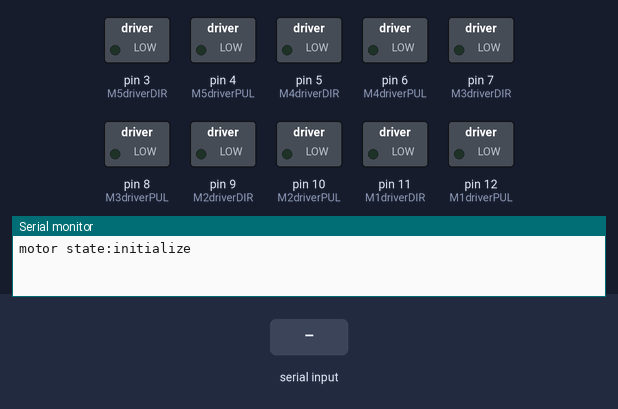
This sketch was run on a simulated Arduino Uno, built with avr-gcc and run on an emulated ATmega328P. Shown: switched loads named in the sketch (green lamp = pin HIGH), the last lines printed to the serial monitor. The test bench sets the inputs (shaded band).

Above: at 1.4 s.
1.5 s: "A" received over Serial
At 2.7 s:
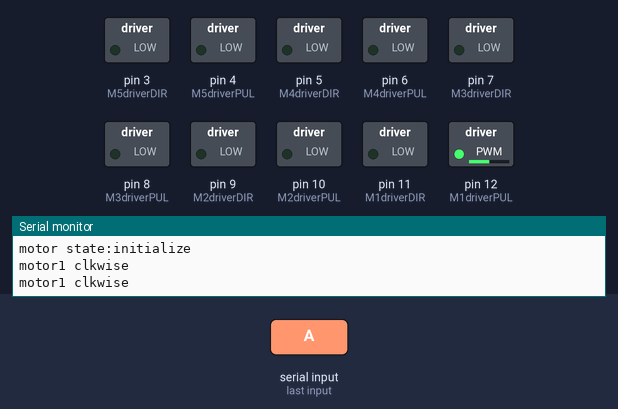
3.0 s: "B" received over Serial
At 4.3 s:
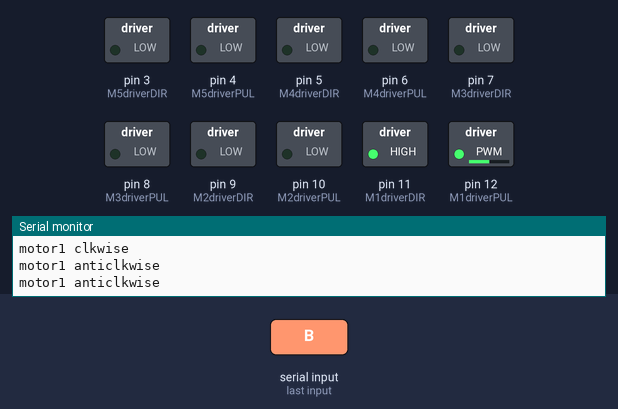
4.6 s: byte 75 ('K') received over Serial
At 5.5 s:
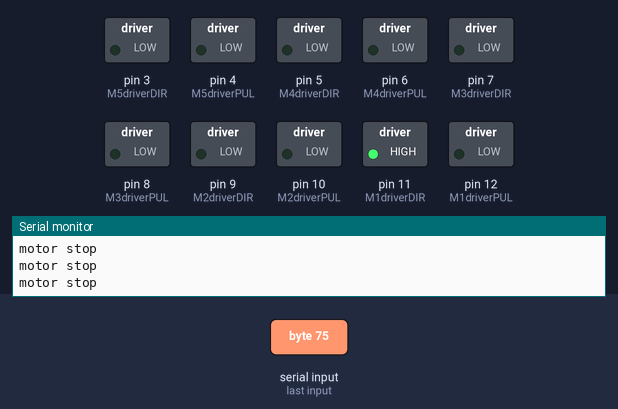
6.2 s: "C" received over Serial
At 7.3 s:
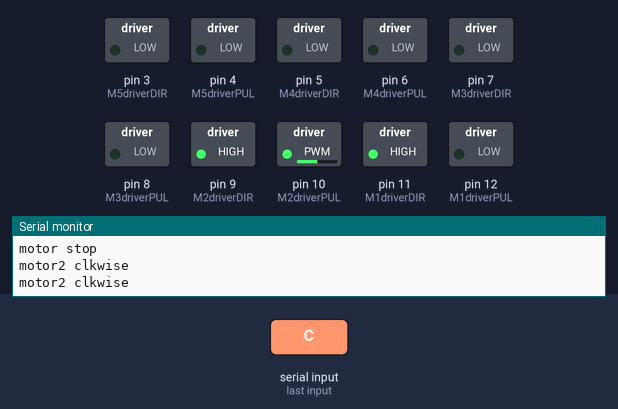
7.7 s: "D" received over Serial
At 8.9 s:
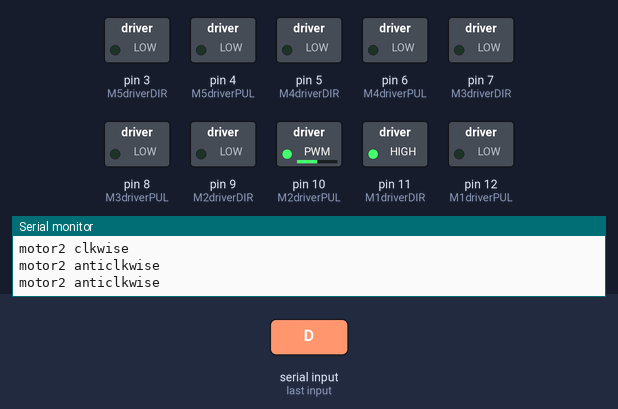
9.3 s: "E" received over Serial
At 10.0 s:
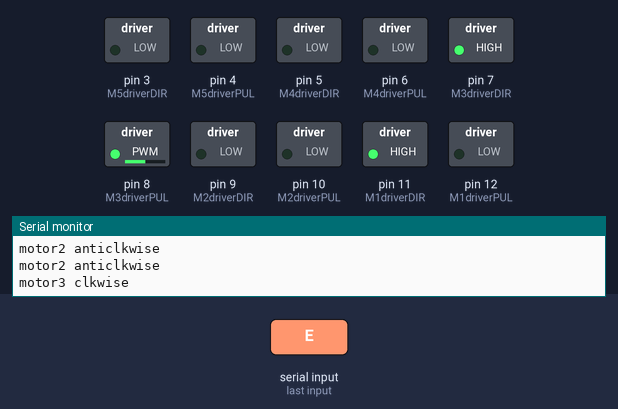
Timing chart, 0 to 12.0 s (numbered marks = the images above; inputs shaded):
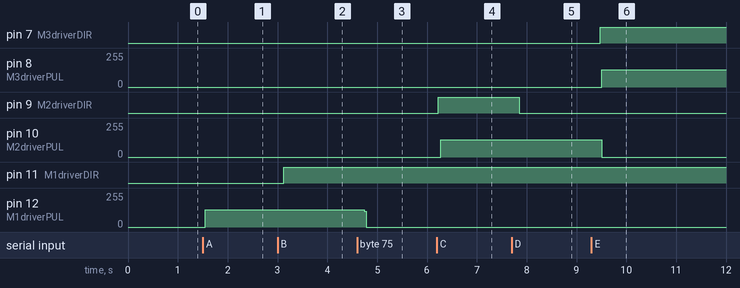

The sketch:

uno_rasp_pi.ino
```cpp
int M1driverPUL = 12;    // motor1 Pulse pin
int M1driverDIR = 11;    // motor1 Direection pin


int M2driverPUL = 10;    // motor2 Pulse pin
int M2driverDIR = 9;    // motor2 Direection pin

int M3driverPUL = 8;    // motor2 Pulse pin
int M3driverDIR = 7;    // motor2 Direection pin

int M4driverPUL = 6;    // motor2 Pulse pin
int M4driverDIR = 5;    // motor2 Direection pin

int M5driverPUL = 4;    // motor2 Pulse pin
int M5driverDIR = 3;    // motor2 Direection pin

char c;
int i,j,k,l;
int full_cycle=400;
int half_cycle=200;
int stepsPerTurn = 200;
int RPM = 160;
float stepsPerSecond = (stepsPerTurn*RPM)/60;
float waitInMilliseconds = (1/stepsPerSecond)*1000;

void setup() {
//  pinMode(LED_BUILTIN, OUTPUT);
  Serial.begin(9600);
  pinMode (M1driverPUL, OUTPUT);
  pinMode (M1driverDIR, OUTPUT);
  pinMode (M2driverPUL, OUTPUT);
  pinMode (M2driverDIR, OUTPUT);
  pinMode (M3driverPUL, OUTPUT);
  pinMode (M3driverDIR, OUTPUT);
  pinMode (M4driverPUL, OUTPUT);
  pinMode (M4driverDIR, OUTPUT);
  pinMode (M5driverPUL, OUTPUT);
  pinMode (M5driverDIR, OUTPUT);
  Serial.println("motor state:initialize");
  delay(200);

}

void loop() {
   while (Serial.available() > 0)
  c = Serial.read();
  {
    if (c=='A')
      {
      Serial.println("motor1 clkwise");
      digitalWrite(M1driverDIR,LOW);
      for(i=0;i<full_cycle;i++)
        {
        digitalWrite(M1driverPUL,HIGH);
        delay(waitInMilliseconds);
        digitalWrite(M1driverPUL,LOW);
        delay(waitInMilliseconds);
        }
      }
        else if (c=='B')
          {
          Serial.println("motor1 anticlkwise");
          digitalWrite(M1driverDIR,HIGH);
          for(j=0;j<full_cycle;j++)
              {
              digitalWrite(M1driverPUL,HIGH);
              delay(waitInMilliseconds);
              digitalWrite(M1driverPUL,LOW);
              delay(waitInMilliseconds);
              }
           }
            else if (c=='C')
                {
                  Serial.println("motor2 clkwise");
                  digitalWrite(M2driverDIR,HIGH);
                  for(k=0;k<full_cycle;k++)
                      {
                      digitalWrite(M2driverPUL,HIGH);
                      delay(waitInMilliseconds);
                      digitalWrite(M2driverPUL,LOW);
                      delay(waitInMilliseconds);
                      }
                 }
                  else if (c=='D')
                    {
                      Serial.println("motor2 anticlkwise");
                      digitalWrite(M2driverDIR,LOW);
                      for(l=0;l<full_cycle;l++)
                        {
                        digitalWrite(M2driverPUL,HIGH);
                        delay(waitInMilliseconds);
                        digitalWrite(M2driverPUL,LOW);
                        delay(waitInMilliseconds);
                        }
                    }

                      else if (c=='E')
                        {
                          Serial.println("motor3 clkwise");
                          digitalWrite(M3driverDIR,HIGH);
                          for(k=0;k<full_cycle;k++)
                            {
                            digitalWrite(M3driverPUL,HIGH);
                            delay(waitInMilliseconds);
                            digitalWrite(M3driverPUL,LOW);
                            delay(waitInMilliseconds);
                            }
                        }
                          else if (c=='F')
                            {
                              Serial.println("motor3 anticlkwise");
                              digitalWrite(M3driverDIR,LOW);
                              for(l=0;l<full_cycle;l++)
                                {
                                digitalWrite(M3driverPUL,HIGH);
                                delay(waitInMilliseconds);
                                digitalWrite(M3driverPUL,LOW);
                                delay(waitInMilliseconds);
                                }
                            }

                              else if (c=='G')
                                {
                                  Serial.println("motor4 clkwise");
                                  digitalWrite(M4driverDIR,HIGH);
                                  for(k=0;k<full_cycle;k++)
                                    {
                                    digitalWrite(M4driverPUL,HIGH);
                                    delay(waitInMilliseconds);
                                    digitalWrite(M4driverPUL,LOW);
                                    delay(waitInMilliseconds);
                                    }
                                }
                                  else if (c=='H')
                                    {
                                      Serial.println("motor4 anticlkwise");
                                      digitalWrite(M4driverDIR,LOW);
                                      for(l=0;l<full_cycle;l++)
                                        {
                                        digitalWrite(M4driverPUL,HIGH);
                                        delay(waitInMilliseconds);
                                        digitalWrite(M4driverPUL,LOW);
                                        delay(waitInMilliseconds);
                                        }
                                      }

                                       else if (c=='I')
                                          {
                                            Serial.println("motor5 clkwise");
                                            digitalWrite(M5driverDIR,HIGH);
                                            for(k=0;k<full_cycle;k++)
                                              {
                                              digitalWrite(M5driverPUL,HIGH);
                                              delay(waitInMilliseconds);
                                              digitalWrite(M5driverPUL,LOW);
                                              delay(waitInMilliseconds);
                                              }
                                           }
                                              else if (c=='J')
                                                {
                                                  Serial.println("motor5 anticlkwise");
                                                  digitalWrite(M5driverDIR,LOW);
                                                  for(l=0;l<full_cycle;l++)
                                                    {
                                                    digitalWrite(M5driverPUL,HIGH);
                                                    delay(waitInMilliseconds);
                                                    digitalWrite(M5driverPUL,LOW);
                                                    delay(waitInMilliseconds);
                                                    }
                                                }
                                                   else if (c=='K')
                                                   {
                                                    Serial.println("motor stop");
                                                    digitalWrite(M1driverPUL,LOW);
                                                    digitalWrite(M2driverPUL,LOW);
                                                    digitalWrite(M3driverPUL,LOW);
                                                    digitalWrite(M4driverPUL,LOW);
                                                    digitalWrite(M5driverPUL,LOW);
                                                   }
}
}
```

Measured:
- after the input at 1.5 s, pin 12 (M1driverPUL): 0/255 → 129/255 after 0.05 s
- after the input at 3.0 s, pin 11 (M1driverDIR): LOW → HIGH after 0.12 s
- after the input at 4.6 s, pin 12 (M1driverPUL): 129/255 → 0/255 after 0.15 s
- after the input at 6.2 s, pin 9 (M2driverDIR): LOW → HIGH at once; pin 10 (M2driverPUL): 0/255 → 129/255 after 0.07 s
- after the input at 7.7 s, pin 9 (M2driverDIR): HIGH → LOW after 0.15 s
- after the input at 9.3 s, pin 7 (M3driverDIR): LOW → HIGH after 0.17 s; pin 8 (M3driverPUL): 0/255 → 129/255 after 0.21 s; pin 10 (M2driverPUL): 129/255 → 0/255 after 0.21 s
